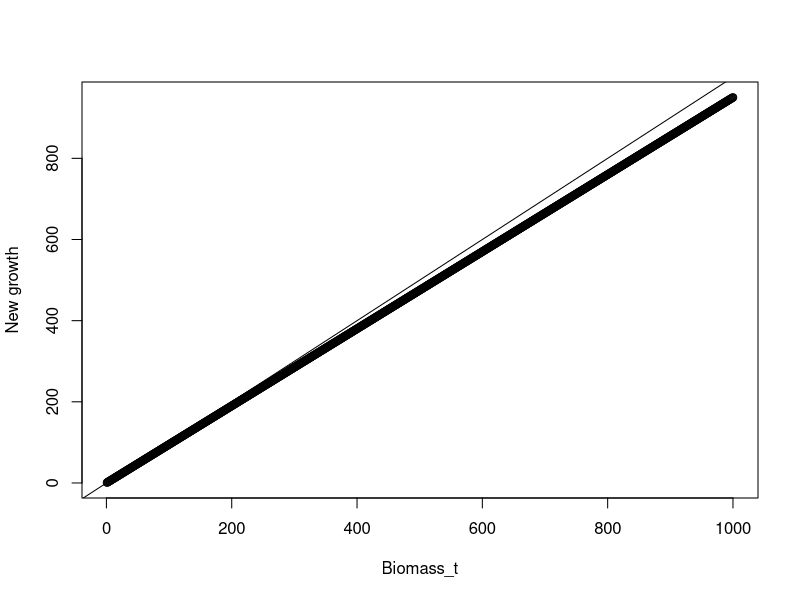

The R source for this figure:
# examing the FP & SAV growth functions 

# define the parameters here 
maxrgr <- 0.5 
halfsatP <- 0.2
halfsatN <- 0.5 
halfsatB <- 42 
N <- 0.01 
P <- N/4  
loss <- 0.05

FP_GROW <- function(x,y) {
  y <- x + (maxrgr*x)*(N/(N+halfsatN))*(P/(P+halfsatP))*(x/(x+halfsatB))-(loss*x)
  return(y)
}

# This is linear 
# There is no nutrient uptake
temp<-matrix(data=rep.int(0,1000),nrow=1000,ncol=2)
temp[,1] <- seq(1,1000,1)
for (i in 1:1000) {
  y <- FP_GROW(i)
  temp[i,2] <- y
}
plot(temp[,1],temp[,2],ylab="New growth",xlab="Biomass_t")
abline(a=0,b=1)

